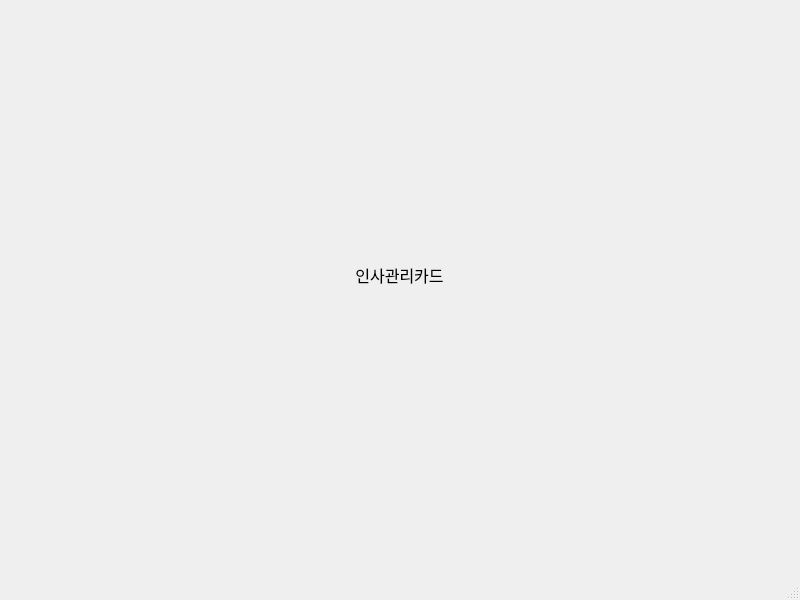
<?xml version="1.0" encoding="UTF-8"?>
<ui version="4.0">
 <class>MainWindow</class>
 <widget class="QMainWindow" name="MainWindow">
  <property name="geometry">
   <rect>
    <x>0</x>
    <y>0</y>
    <width>800</width>
    <height>600</height>
   </rect>
  </property>
  <property name="font">
   <font>
    <pointsize>12</pointsize>
   </font>
  </property>
  <property name="windowTitle">
   <string>MainWindow</string>
  </property>
  <widget class="QWidget" name="centralwidget">
   <widget class="QWidget" name="verticalLayoutWidget">
    <property name="geometry">
     <rect>
      <x>9</x>
      <y>9</y>
      <width>781</width>
      <height>531</height>
     </rect>
    </property>
    <layout class="QVBoxLayout" name="verticalLayout">
     <item>
      <widget class="QLabel" name="label">
       <property name="text">
        <string>인사관리카드</string>
       </property>
       <property name="alignment">
        <set>Qt::AlignCenter</set>
       </property>
      </widget>
     </item>
     <item>
      <layout class="QHBoxLayout" name="horizontalLayout"/>
     </item>
     <item>
      <layout class="QHBoxLayout" name="horizontalLayout_2"/>
     </item>
    </layout>
   </widget>
  </widget>
  <widget class="QMenuBar" name="menubar">
   <property name="geometry">
    <rect>
     <x>0</x>
     <y>0</y>
     <width>800</width>
     <height>28</height>
    </rect>
   </property>
  </widget>
  <widget class="QStatusBar" name="statusbar"/>
 </widget>
 <resources/>
 <connections/>
</ui>
